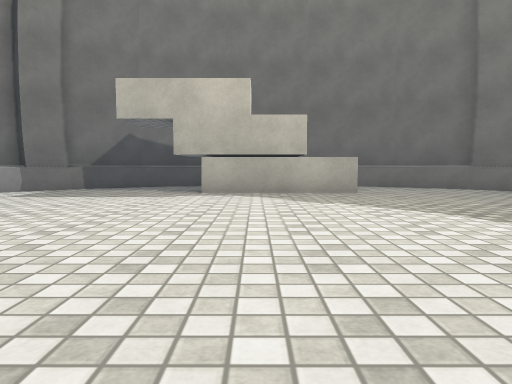
View 1 (above)

16 first-person views from a walk through a Unity game level. The camera is 0.68 m above the floor, tilts 4° down and sees 70° across. The floor is counted in squares, 1 m on a side. Each view is taken from the middle of a square. On the plan, view 1 faces up. The plan holds only what a view shows up to about 11 squares ahead; the rest is blank. The player is left out. Surface patterns are stand-ins for the level's own textures.

View 2
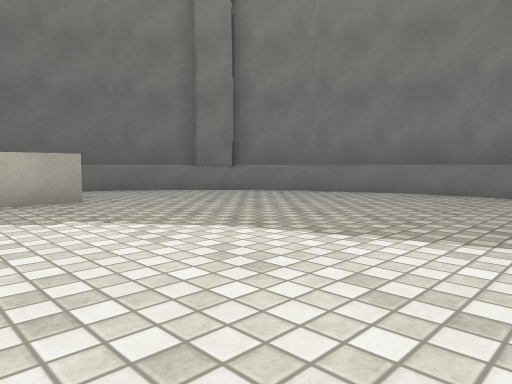

View 3
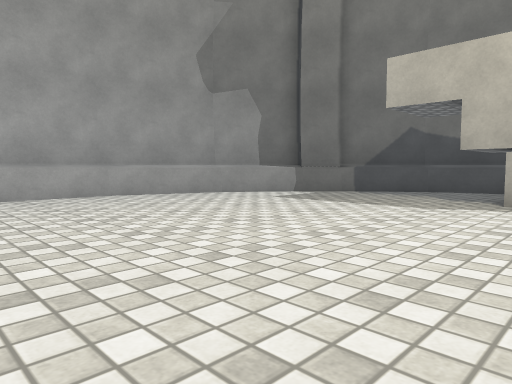

View 4
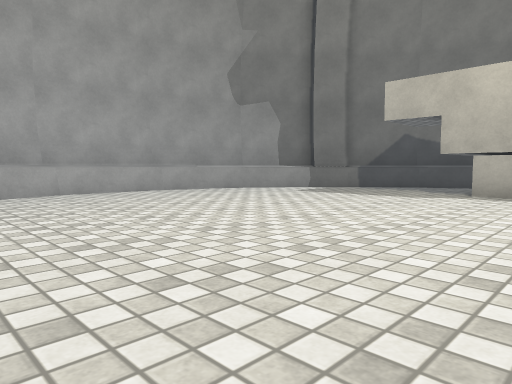

View 5
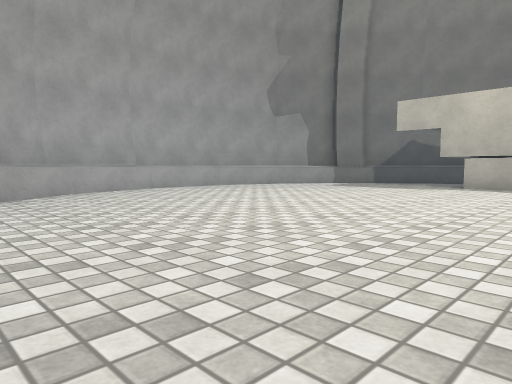

View 6
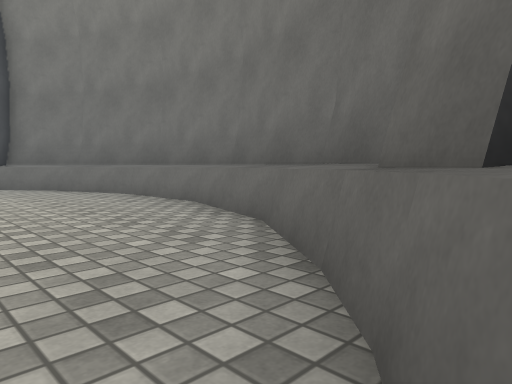

View 7
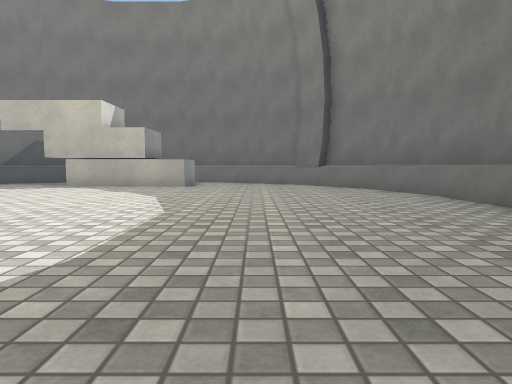

View 8
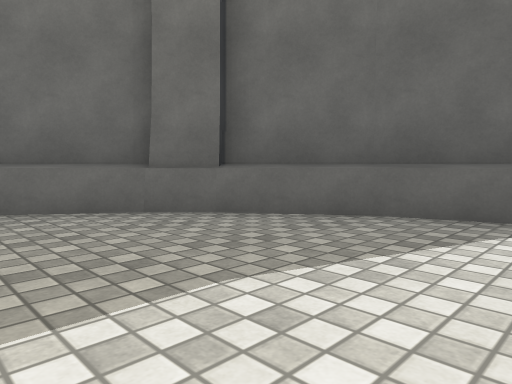

View 9
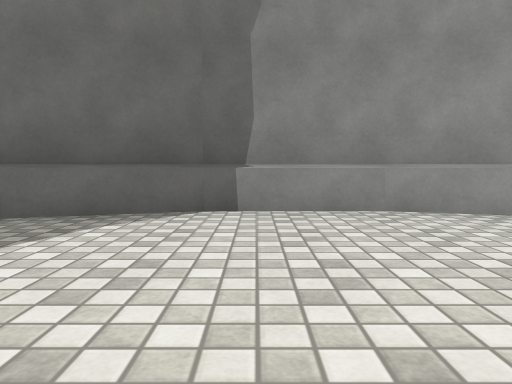

View 10
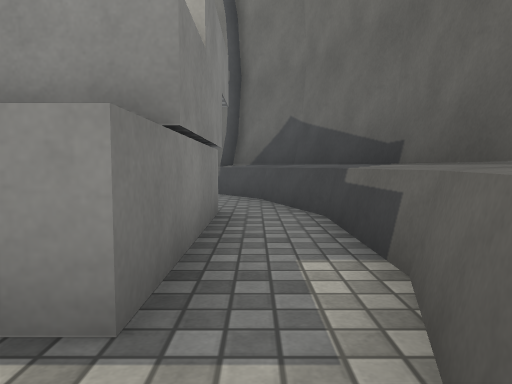

View 11
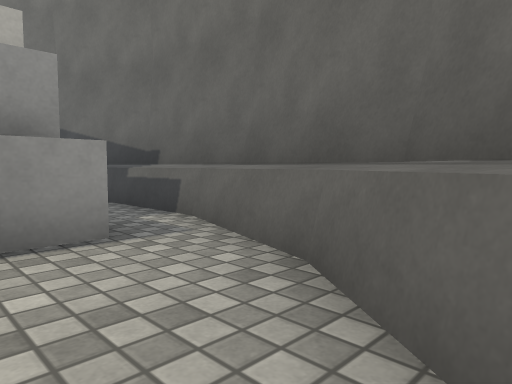

View 12
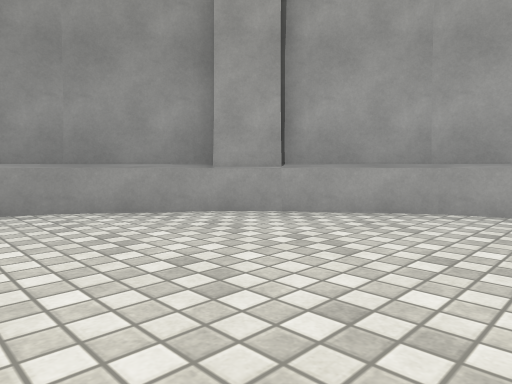

View 13
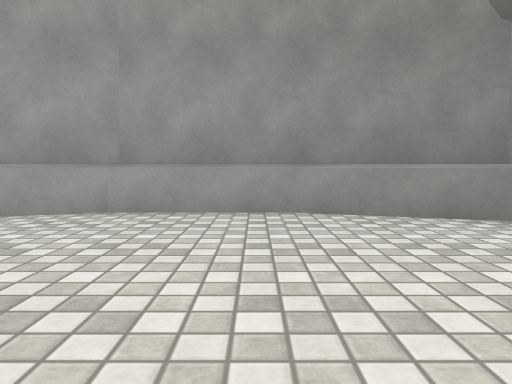

View 14
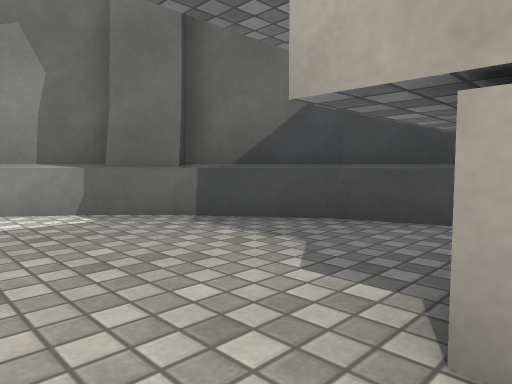

View 15
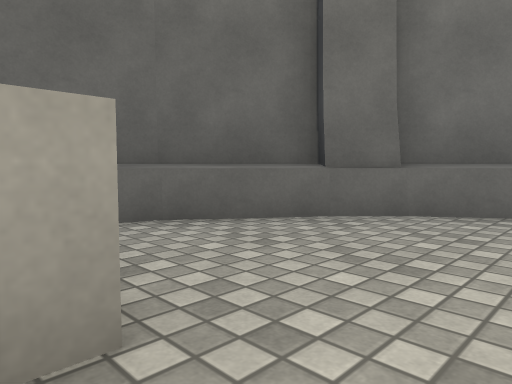

View 16
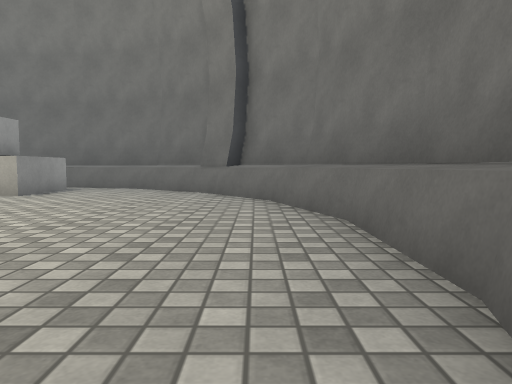

### Floor plan
Key: @ floor where view 1 was taken; # wall or solid block; . floor; = window, fence, low wall or low ledge; ^ raised ledge.
Columns run from 9 left of view 1 to 10 right of it. Each row starts with its distance up from view 1.
 14        ######
 13     ###^^^^^^###
 12    ##^........^##
 11   ##^...####...^##
 10  #^#....####....###
  9  #^..............^#
  8 #^................^#
  7 #^................^#
  6 #=................^#
  5 #.................^#
  4 #.................^#
  3 #.................^#
  2 #^................^#
  1 #^................^#
  0 #^.......@.......^#
 -1  #^..............^#
 -2   ##............##
 -3    #^..........^#
 -4    ##^^=....^^^#
 -5      ###^^^^###
 -6         ####

Where each view was taken, in squares from view 1:
view 1: 0 up, 0 right, facing up
view 2: 2 up, 0 right, facing up-right
view 3: 2 up, 0 right, facing up-left
view 4: 0 up, 1 right, facing up-left
view 5: 3 down, 2 right, facing up-left
view 6: 3 down, 5 right, facing up-right
view 7: 3 down, 5 right, facing up
view 8: 1 up, 2 right, facing down-right
view 9: 1 up, 1 right, facing down
view 10: 12 up, 4 right, facing left
view 11: 10 up, 6 right, facing up-left
view 12: 2 up, 2 left, facing down-left
view 13: 5 up, 3 left, facing left
view 14: 8 up, 1 left, facing up-left
view 15: 8 up, 2 right, facing up-right
view 16: 1 up, 8 right, facing up
